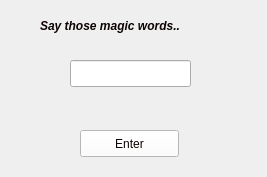
<?xml version="1.0" encoding="UTF-8"?>
<ui version="4.0">
 <class>loginWizard</class>
 <widget class="QDialog" name="loginWizard">
  <property name="geometry">
   <rect>
    <x>0</x>
    <y>0</y>
    <width>267</width>
    <height>177</height>
   </rect>
  </property>
  <property name="windowTitle">
   <string>PiXloader - User Verification</string>
  </property>
  <property name="styleSheet">
   <string notr="true">background-image: url(:/resource/images/image17.jpg);
color: rgb(13, 3, 3);</string>
  </property>
  <widget class="QLineEdit" name="lineEdit_password">
   <property name="geometry">
    <rect>
     <x>70</x>
     <y>60</y>
     <width>121</width>
     <height>27</height>
    </rect>
   </property>
   <property name="maxLength">
    <number>12</number>
   </property>
   <property name="echoMode">
    <enum>QLineEdit::Password</enum>
   </property>
  </widget>
  <widget class="QPushButton" name="pushButton_Enter">
   <property name="geometry">
    <rect>
     <x>80</x>
     <y>130</y>
     <width>99</width>
     <height>27</height>
    </rect>
   </property>
   <property name="mouseTracking">
    <bool>true</bool>
   </property>
   <property name="focusPolicy">
    <enum>Qt::NoFocus</enum>
   </property>
   <property name="styleSheet">
    <string notr="true">background:rgba(255,255,255,255);</string>
   </property>
   <property name="text">
    <string>Enter</string>
   </property>
  </widget>
  <widget class="QLabel" name="label">
   <property name="geometry">
    <rect>
     <x>40</x>
     <y>10</y>
     <width>201</width>
     <height>31</height>
    </rect>
   </property>
   <property name="font">
    <font>
     <family>Ubuntu</family>
     <weight>75</weight>
     <italic>true</italic>
     <bold>true</bold>
    </font>
   </property>
   <property name="styleSheet">
    <string notr="true">background:transparent;</string>
   </property>
   <property name="text">
    <string>Say those magic words..</string>
   </property>
  </widget>
  <widget class="QLabel" name="label_2">
   <property name="geometry">
    <rect>
     <x>80</x>
     <y>90</y>
     <width>111</width>
     <height>31</height>
    </rect>
   </property>
   <property name="styleSheet">
    <string notr="true">background:transparent;</string>
   </property>
   <property name="text">
    <string/>
   </property>
  </widget>
 </widget>
 <resources/>
 <connections/>
</ui>
